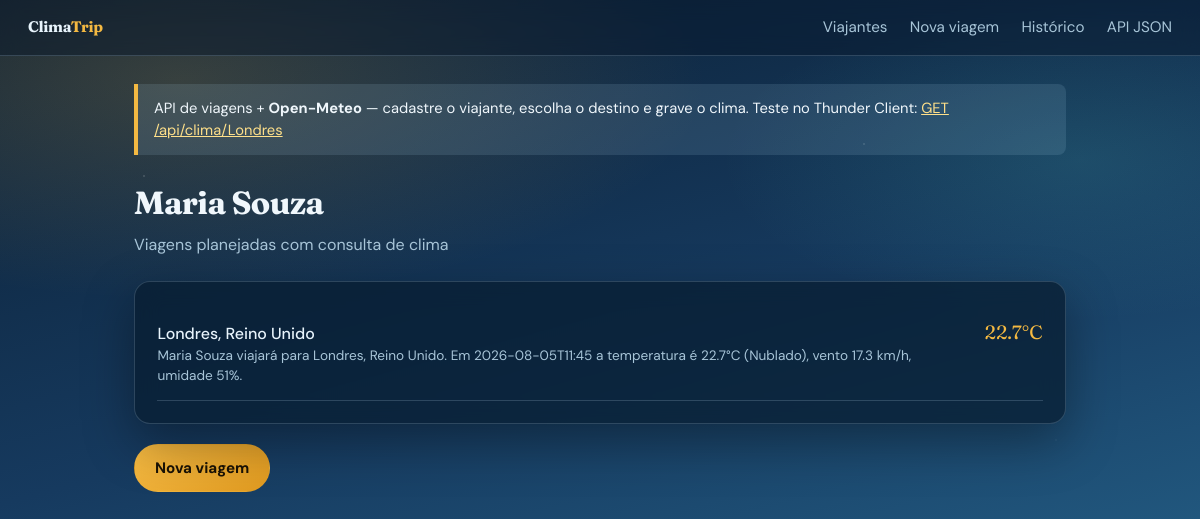
The app's page /viajantes/2 with its own data.
### models/viajante.py (models this page shows, shortened)
class Viajante(ModeloBase):
    __tablename__ = "viajantes"
    nome = db.Column(db.String(120), nullable=False, unique=True)
    viagens = db.relationship(
        "Viagem",
        back_populates="viajante",
        cascade="all, delete-orphan",
        lazy="dynamic",
    )

### models/viagem.py (models this page shows, shortened)
class Viagem(ModeloBase):
    __tablename__ = "viagens"
    viajante_id = db.Column(db.Integer, db.ForeignKey("viajantes.id"), nullable=False)
    destino = db.Column(db.String(120), nullable=False)
    pais = db.Column(db.String(80), default="")
    latitude = db.Column(db.Float, nullable=False)
    longitude = db.Column(db.Float, nullable=False)
    data_consulta = db.Column(db.String(30), nullable=False)
    temperatura_c = db.Column(db.Float, nullable=False)
    vento_kmh = db.Column(db.Float, nullable=False)
    umidade = db.Column(db.Integer, nullable=True)
    codigo_clima = db.Column(db.Integer, nullable=True)
    descricao_clima = db.Column(db.String(80), default="")
    viajante = db.relationship("Viajante", back_populates="viagens")
    def resumo(self):
        nome = self.viajante.nome if self.viajante else "?"
        return (
            f"{nome} viajará para {self.destino}"
            f"{', ' + self.pais if self.pais else ''}. "
            f"Em {self.data_consulta} a temperatura é {self.temperatura_c}°C "
            f"({self.descricao_clima or 'clima atual'}), "
            f"vento {self.vento_kmh} km/h"
            + (f", umidade {self.umidade}%" if self.umidade is not None else "")
            + "."
        )

### controllers/viagens_controller.py (the view)
@viagens_bp.route("/viajantes/<int:viajante_id>")
def detalhe_viajante(viajante_id):
    viajante = db.session.get(Viajante, viajante_id)
    if not viajante:
        flash("Viajante não encontrado.", "erro")
        return redirect(url_for("viagens.viajantes"))
    lista = viajante.viagens.order_by(Viagem.id.desc()).all()
    return render_template("detalhe_viajante.html", viajante=viajante, viagens=lista)

### views/templates/detalhe_viajante.html (shortened to what this page needs)
{% extends "layout.html" %}
{% block content %}
<h1>{{ viajante.nome }}</h1>
<p class="subtitulo">Viagens planejadas com consulta de clima</p>
<section class="painel">
    {% if viagens %}
    <ul class="lista">
        {% for v in viagens %}
        <li>
            <div>
                <a href="{{ url_for('viagens.detalhe_viagem', viagem_id=v.id) }}">
                    {{ v.destino }}{% if v.pais %}, {{ v.pais }}{% endif %}
                </a>
                <div style="color: var(--texto-suave); font-size: 0.85rem;">
                    {{ v.resumo() }}
                </div>
            </div>
            <span class="temp">{{ v.temperatura_c }}°C</span>
        </li>
        {% endfor %}
    </ul>
    {% else %}
    <p class="vazio">Este viajante ainda não tem destinos.</p>
    {% endif %}
</section>
<p style="margin-top: 1.25rem;">
    <a class="btn btn-primario" href="{{ url_for('viagens.nova_viagem') }}">Nova viagem</a>
</p>
{% endblock %}

### views/static/css/style.css (style rules this page uses)
* { box-sizing: border-box; }
:root { --céu-topo: #0b1f33; --céu-meio: #163a5f; --céu-baixo: #2a6f97; --névoa: rgba(186, 230, 253, 0.12); --sol: #f4b942; --sol-suave: #ffe08a; --gelo: #e8f4fc; --texto: #f0f7fc; --texto-suave: #a8c5d8; --card: rgba(8, 28, 48, 0.72); --borda: rgba(168, 197, 216, 0.22); --erro: #ff7b72; --sucesso: #5eead4; --sombra: 0 18px 50px rgba(0, 0, 0, 0.35); }
body { margin: 0; min-height: 100vh; font-family: "DM Sans", sans-serif; color: var(--texto); background: radial-gradient(ellipse 80% 50% at 15% 10%, rgba(244, 185, 66, 0.18), transparent 55%), radial-gradient(ellipse 60% 40% at 90% 20%, rgba(94, 234, 212, 0.12), transparent 50%), linear-gradient(165deg, var(--céu-topo) 0%, var(--céu-meio) 45%, var(--céu-baixo) 100%); background-attachment: fixed; line-height: 1.5; }
body::before { content: ""; position: fixed; inset: 0; pointer-events: none; background-image: radial-gradient(1.5px 1.5px at 12% 22%, rgba(255, 255, 255, 0.35), transparent), radial-gradient(1px 1px at 38% 68%, rgba(255, 255, 255, 0.25), transparent), radial-gradient(1.5px 1.5px at 72% 18%, rgba(255, 255, 255, 0.3), transparent), radial-gradient(1px 1px at 88% 55%, rgba(255, 255, 255, 0.2), transparent); animation: drift 40s linear infinite; opacity: 0.7; z-index: 0; }
h1 { font-family: "Fraunces", serif; font-size: 2rem; margin: 0 0 0.35rem; letter-spacing: -0.02em; }
.subtitulo { color: var(--texto-suave); margin: 0 0 1.5rem; }
.painel { background: var(--card); border: 1px solid var(--borda); border-radius: 16px; padding: 1.4rem; box-shadow: var(--sombra); backdrop-filter: blur(12px); animation: fade-up 0.75s ease both; }
.btn { display: inline-block; padding: 0.7rem 1.25rem; background: transparent; color: var(--texto); text-decoration: none; border: 1px solid var(--borda); border-radius: 999px; font-size: 0.95rem; font-family: inherit; cursor: pointer; transition: background 0.2s, border-color 0.2s, transform 0.15s; }
.btn-primario { background: linear-gradient(135deg, var(--sol), #e09a20); color: #1a1205; border-color: transparent; font-weight: 700; }
.lista { list-style: none; padding: 0; margin: 0; }
.lista li { display: flex; justify-content: space-between; gap: 1rem; align-items: baseline; padding: 0.85rem 0; border-bottom: 1px solid var(--borda); }
.lista a { color: var(--gelo); text-decoration: none; font-weight: 500; }
.lista .temp { color: var(--sol); font-family: "Fraunces", serif; font-size: 1.2rem; white-space: nowrap; }

### records on screen
Viajante: nome "Maria Souza"
Viagem: destino "Londres", pais "Reino Unido", resumo "Maria Souza viajará para Londres, Reino Unido. Em 2026-08-05T11:45 a temperatura é 22.7°C (Nublado), vento 17.3 km/h, umidade 51%.", temperatura_c "22.7"
